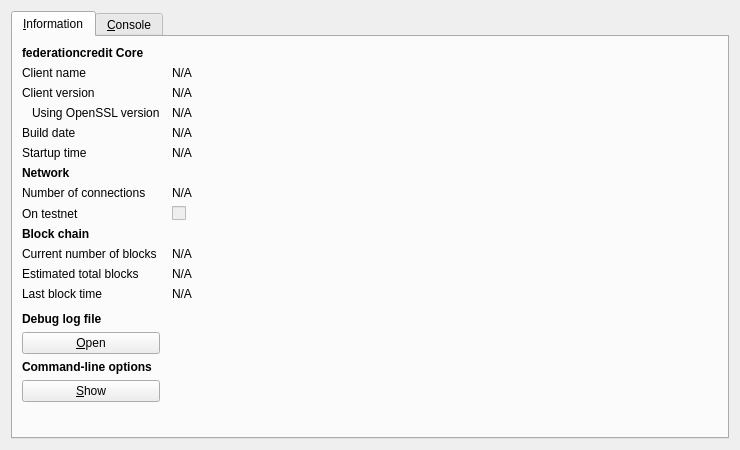
<?xml version="1.0" encoding="UTF-8"?>
<ui version="4.0">
 <class>RPCConsole</class>
 <widget class="QDialog" name="RPCConsole">
  <property name="geometry">
   <rect>
    <x>0</x>
    <y>0</y>
    <width>740</width>
    <height>450</height>
   </rect>
  </property>
  <property name="windowTitle">
   <string>federationcredit - Debug window</string>
  </property>
  <layout class="QVBoxLayout" name="verticalLayout_2">
   <item>
    <widget class="QTabWidget" name="tabWidget">
     <property name="currentIndex">
      <number>0</number>
     </property>
     <widget class="QWidget" name="tab_info">
      <attribute name="title">
       <string>&amp;Information</string>
      </attribute>
      <layout class="QGridLayout" name="gridLayout" columnstretch="0,1">
       <property name="horizontalSpacing">
        <number>12</number>
       </property>
       <item row="0" column="0">
        <widget class="QLabel" name="label_9">
         <property name="font">
          <font>
           <weight>75</weight>
           <bold>true</bold>
          </font>
         </property>
         <property name="text">
          <string>federationcredit Core</string>
         </property>
        </widget>
       </item>
       <item row="1" column="0">
        <widget class="QLabel" name="label_5">
         <property name="text">
          <string>Client name</string>
         </property>
        </widget>
       </item>
       <item row="1" column="1">
        <widget class="QLabel" name="clientName">
         <property name="cursor">
          <cursorShape>IBeamCursor</cursorShape>
         </property>
         <property name="text">
          <string>N/A</string>
         </property>
         <property name="textFormat">
          <enum>Qt::PlainText</enum>
         </property>
         <property name="textInteractionFlags">
          <set>Qt::LinksAccessibleByMouse|Qt::TextSelectableByKeyboard|Qt::TextSelectableByMouse</set>
         </property>
        </widget>
       </item>
       <item row="2" column="0">
        <widget class="QLabel" name="label_6">
         <property name="text">
          <string>Client version</string>
         </property>
        </widget>
       </item>
       <item row="2" column="1">
        <widget class="QLabel" name="clientVersion">
         <property name="cursor">
          <cursorShape>IBeamCursor</cursorShape>
         </property>
         <property name="text">
          <string>N/A</string>
         </property>
         <property name="textFormat">
          <enum>Qt::PlainText</enum>
         </property>
         <property name="textInteractionFlags">
          <set>Qt::LinksAccessibleByMouse|Qt::TextSelectableByKeyboard|Qt::TextSelectableByMouse</set>
         </property>
        </widget>
       </item>
       <item row="3" column="0">
        <widget class="QLabel" name="label_14">
         <property name="text">
          <string>Using OpenSSL version</string>
         </property>
         <property name="indent">
          <number>10</number>
         </property>
        </widget>
       </item>
       <item row="3" column="1">
        <widget class="QLabel" name="openSSLVersion">
         <property name="cursor">
          <cursorShape>IBeamCursor</cursorShape>
         </property>
         <property name="text">
          <string>N/A</string>
         </property>
         <property name="textFormat">
          <enum>Qt::PlainText</enum>
         </property>
         <property name="textInteractionFlags">
          <set>Qt::LinksAccessibleByMouse|Qt::TextSelectableByKeyboard|Qt::TextSelectableByMouse</set>
         </property>
        </widget>
       </item>
       <item row="4" column="0">
        <widget class="QLabel" name="label_12">
         <property name="text">
          <string>Build date</string>
         </property>
        </widget>
       </item>
       <item row="4" column="1">
        <widget class="QLabel" name="buildDate">
         <property name="cursor">
          <cursorShape>IBeamCursor</cursorShape>
         </property>
         <property name="text">
          <string>N/A</string>
         </property>
         <property name="textFormat">
          <enum>Qt::PlainText</enum>
         </property>
         <property name="textInteractionFlags">
          <set>Qt::LinksAccessibleByMouse|Qt::TextSelectableByKeyboard|Qt::TextSelectableByMouse</set>
         </property>
        </widget>
       </item>
       <item row="5" column="0">
        <widget class="QLabel" name="label_13">
         <property name="text">
          <string>Startup time</string>
         </property>
        </widget>
       </item>
       <item row="5" column="1">
        <widget class="QLabel" name="startupTime">
         <property name="cursor">
          <cursorShape>IBeamCursor</cursorShape>
         </property>
         <property name="text">
          <string>N/A</string>
         </property>
         <property name="textFormat">
          <enum>Qt::PlainText</enum>
         </property>
         <property name="textInteractionFlags">
          <set>Qt::LinksAccessibleByMouse|Qt::TextSelectableByKeyboard|Qt::TextSelectableByMouse</set>
         </property>
        </widget>
       </item>
       <item row="6" column="0">
        <widget class="QLabel" name="label_11">
         <property name="font">
          <font>
           <weight>75</weight>
           <bold>true</bold>
          </font>
         </property>
         <property name="text">
          <string>Network</string>
         </property>
        </widget>
       </item>
       <item row="7" column="0">
        <widget class="QLabel" name="label_7">
         <property name="text">
          <string>Number of connections</string>
         </property>
        </widget>
       </item>
       <item row="7" column="1">
        <widget class="QLabel" name="numberOfConnections">
         <property name="cursor">
          <cursorShape>IBeamCursor</cursorShape>
         </property>
         <property name="text">
          <string>N/A</string>
         </property>
         <property name="textFormat">
          <enum>Qt::PlainText</enum>
         </property>
         <property name="textInteractionFlags">
          <set>Qt::LinksAccessibleByMouse|Qt::TextSelectableByKeyboard|Qt::TextSelectableByMouse</set>
         </property>
        </widget>
       </item>
       <item row="8" column="0">
        <widget class="QLabel" name="label_8">
         <property name="text">
          <string>On testnet</string>
         </property>
        </widget>
       </item>
       <item row="8" column="1">
        <widget class="QCheckBox" name="isTestNet">
         <property name="enabled">
          <bool>false</bool>
         </property>
         <property name="text">
          <string/>
         </property>
        </widget>
       </item>
       <item row="9" column="0">
        <widget class="QLabel" name="label_10">
         <property name="font">
          <font>
           <weight>75</weight>
           <bold>true</bold>
          </font>
         </property>
         <property name="text">
          <string>Block chain</string>
         </property>
        </widget>
       </item>
       <item row="10" column="0">
        <widget class="QLabel" name="label_3">
         <property name="text">
          <string>Current number of blocks</string>
         </property>
        </widget>
       </item>
       <item row="10" column="1">
        <widget class="QLabel" name="numberOfBlocks">
         <property name="cursor">
          <cursorShape>IBeamCursor</cursorShape>
         </property>
         <property name="text">
          <string>N/A</string>
         </property>
         <property name="textFormat">
          <enum>Qt::PlainText</enum>
         </property>
         <property name="textInteractionFlags">
          <set>Qt::LinksAccessibleByMouse|Qt::TextSelectableByKeyboard|Qt::TextSelectableByMouse</set>
         </property>
        </widget>
       </item>
       <item row="11" column="0">
        <widget class="QLabel" name="label_4">
         <property name="text">
          <string>Estimated total blocks</string>
         </property>
        </widget>
       </item>
       <item row="11" column="1">
        <widget class="QLabel" name="totalBlocks">
         <property name="cursor">
          <cursorShape>IBeamCursor</cursorShape>
         </property>
         <property name="text">
          <string>N/A</string>
         </property>
         <property name="textFormat">
          <enum>Qt::PlainText</enum>
         </property>
         <property name="textInteractionFlags">
          <set>Qt::LinksAccessibleByMouse|Qt::TextSelectableByKeyboard|Qt::TextSelectableByMouse</set>
         </property>
        </widget>
       </item>
       <item row="12" column="0">
        <widget class="QLabel" name="label_2">
         <property name="text">
          <string>Last block time</string>
         </property>
        </widget>
       </item>
       <item row="12" column="1">
        <widget class="QLabel" name="lastBlockTime">
         <property name="cursor">
          <cursorShape>IBeamCursor</cursorShape>
         </property>
         <property name="text">
          <string>N/A</string>
         </property>
         <property name="textFormat">
          <enum>Qt::PlainText</enum>
         </property>
         <property name="textInteractionFlags">
          <set>Qt::LinksAccessibleByMouse|Qt::TextSelectableByKeyboard|Qt::TextSelectableByMouse</set>
         </property>
        </widget>
       </item>
       <item row="13" column="0">
        <spacer name="verticalSpacer_2">
         <property name="orientation">
          <enum>Qt::Vertical</enum>
         </property>
         <property name="sizeHint" stdset="0">
          <size>
           <width>20</width>
           <height>20</height>
          </size>
         </property>
        </spacer>
       </item>
       <item row="14" column="0">
        <widget class="QLabel" name="labelDebugLogfile">
         <property name="font">
          <font>
           <weight>75</weight>
           <bold>true</bold>
          </font>
         </property>
         <property name="text">
          <string>Debug log file</string>
         </property>
        </widget>
       </item>
       <item row="15" column="0">
        <widget class="QPushButton" name="openDebugLogfileButton">
         <property name="toolTip">
          <string>Open the federationcredit debug log file from the current data directory. This can take a few seconds for large log files.</string>
         </property>
         <property name="text">
          <string>&amp;Open</string>
         </property>
         <property name="autoDefault">
          <bool>false</bool>
         </property>
        </widget>
       </item>
       <item row="16" column="0">
        <widget class="QLabel" name="labelCLOptions">
         <property name="font">
          <font>
           <weight>75</weight>
           <bold>true</bold>
          </font>
         </property>
         <property name="text">
          <string>Command-line options</string>
         </property>
        </widget>
       </item>
       <item row="17" column="0">
        <widget class="QPushButton" name="showCLOptionsButton">
         <property name="toolTip">
          <string>Show the federationcredit-Qt help message to get a list with possible federationcredit command-line options.</string>
         </property>
         <property name="text">
          <string>&amp;Show</string>
         </property>
         <property name="autoDefault">
          <bool>false</bool>
         </property>
        </widget>
       </item>
       <item row="18" column="0">
        <spacer name="verticalSpacer">
         <property name="orientation">
          <enum>Qt::Vertical</enum>
         </property>
         <property name="sizeHint" stdset="0">
          <size>
           <width>20</width>
           <height>40</height>
          </size>
         </property>
        </spacer>
       </item>
      </layout>
     </widget>
     <widget class="QWidget" name="tab_console">
      <attribute name="title">
       <string>&amp;Console</string>
      </attribute>
      <layout class="QVBoxLayout" name="verticalLayout_3">
       <property name="spacing">
        <number>3</number>
       </property>
       <item>
        <widget class="QTextEdit" name="messagesWidget">
         <property name="minimumSize">
          <size>
           <width>0</width>
           <height>100</height>
          </size>
         </property>
         <property name="readOnly">
          <bool>true</bool>
         </property>
         <property name="tabKeyNavigation" stdset="0">
          <bool>false</bool>
         </property>
         <property name="columnCount" stdset="0">
          <number>2</number>
         </property>
        </widget>
       </item>
       <item>
        <layout class="QHBoxLayout" name="horizontalLayout">
         <property name="spacing">
          <number>3</number>
         </property>
         <item>
          <widget class="QLabel" name="label">
           <property name="text">
            <string notr="true">&gt;</string>
           </property>
          </widget>
         </item>
         <item>
          <widget class="QLineEdit" name="lineEdit"/>
         </item>
         <item>
          <widget class="QPushButton" name="clearButton">
           <property name="maximumSize">
            <size>
             <width>24</width>
             <height>24</height>
            </size>
           </property>
           <property name="toolTip">
            <string>Clear console</string>
           </property>
           <property name="text">
            <string/>
           </property>
           <property name="icon">
            <iconset resource="../federationcredit.qrc">
             <normaloff>:/icons/remove</normaloff>:/icons/remove</iconset>
           </property>
           <property name="shortcut">
            <string notr="true">Ctrl+L</string>
           </property>
           <property name="autoDefault">
            <bool>false</bool>
           </property>
          </widget>
         </item>
        </layout>
       </item>
      </layout>
     </widget>
    </widget>
   </item>
  </layout>
 </widget>
 <resources>
  <include location="../federationcredit.qrc"/>
 </resources>
 <connections/>
</ui>
